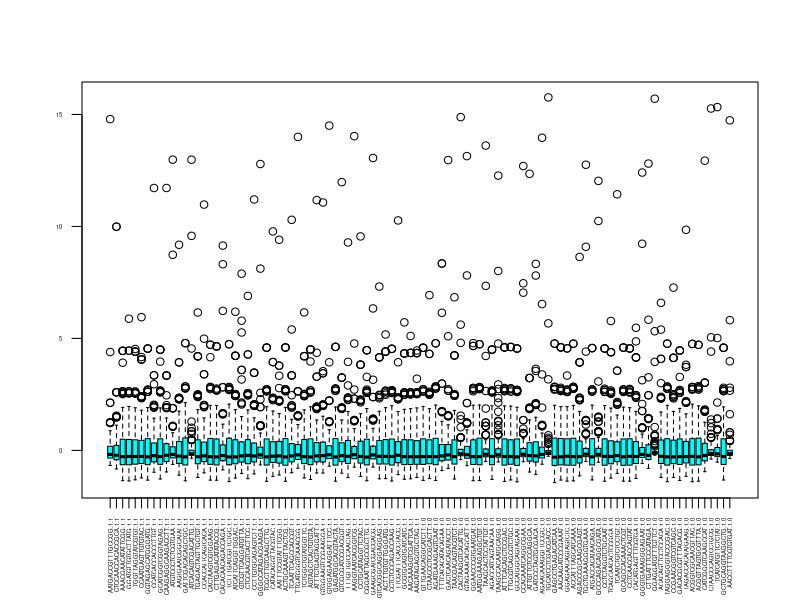
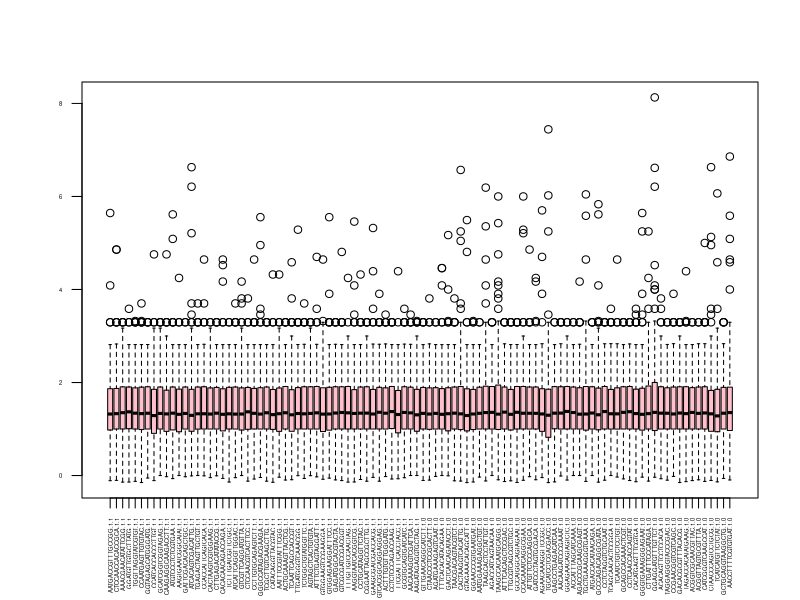
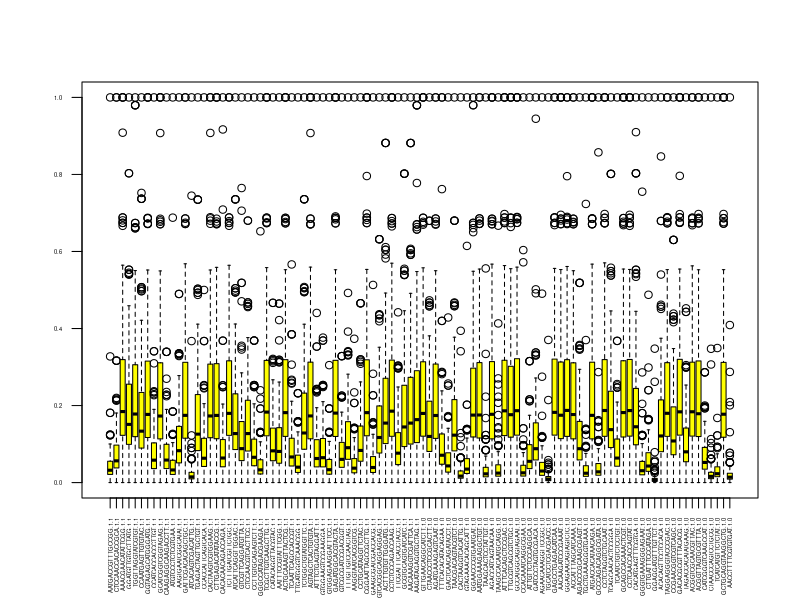
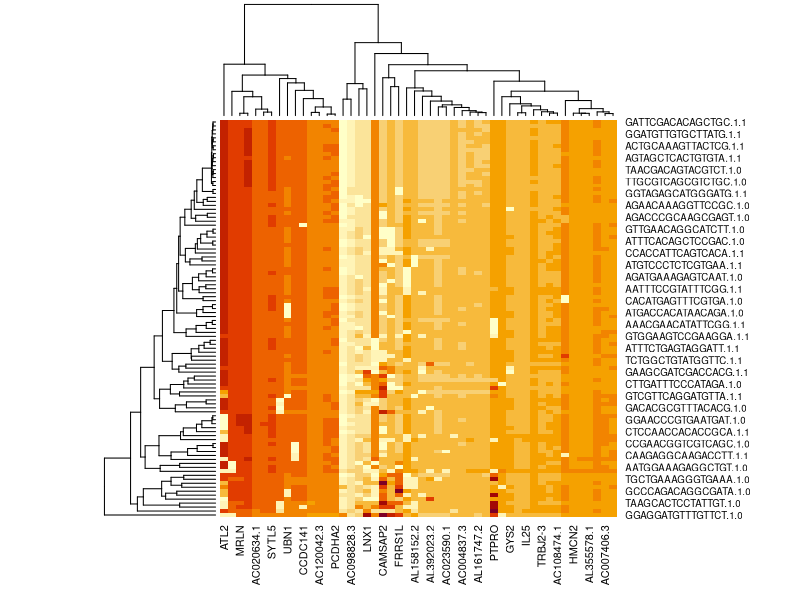
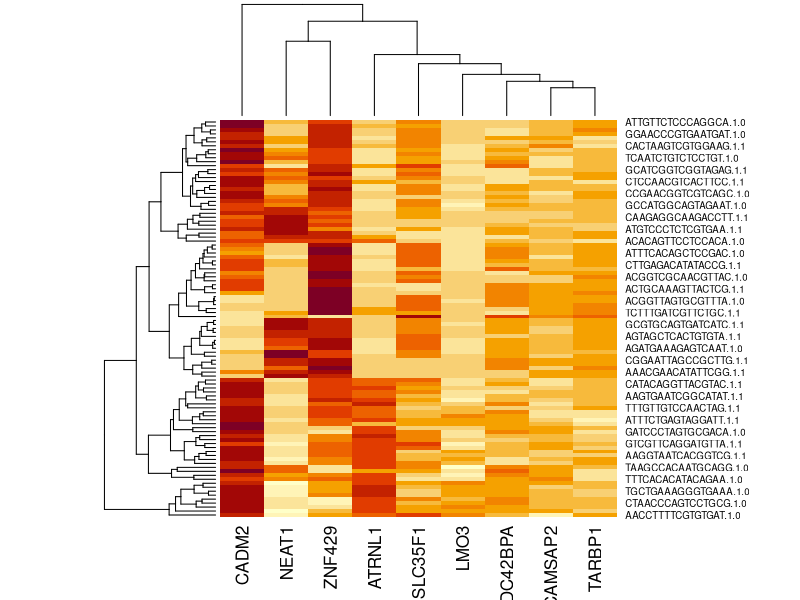

R code for these plots, in order:
library("tidyverse")

# 1. Read expression data into a data frame
alz.expr.data <- read.csv("alz_expr_data.csv");
genes <- alz.expr.data$X;

temp <- alz.expr.data[,-1];
rownames(temp) <- alz.expr.data[,1];
alz.expr.data <- as.data.frame(temp);
samples <- colnames(alz.expr.data);

# 2.
# 2.1
norm.expr.data <- apply(X = alz.expr.data[,1:100], MARGIN=2, FUN=scale);
boxplot(norm.expr.data, col="cyan", cex.axis = 0.35, las = 2);

# 2.2
log2.expr.data <- apply(X = alz.expr.data[,1:100], MARGIN=2, FUN=log2);
boxplot(log2.expr.data, col="pink", cex.axis = 0.35, las = 2);

# 2.3
minmax.expr.data <- apply(alz.expr.data[,1:100], MARGIN=2, function(x) {
  (x - min(x)) / (max(x) - min(x))
});
boxplot(minmax.expr.data, col="yellow", cex.axis = 0.35, las = 2)

# 3.
heatmap.data <- head(log2.expr.data, 50);
heatmap(as.matrix(t(heatmap.data)));

# 4.
alz.condition.data <- read.table("alz_condition.csv", header = TRUE);
condition <- as.vector(alz.condition.data[,1]);
log2.expr.cond.data <- data.frame(t(log2.expr.data), condition, stringsAsFactors = FALSE)

# 5.
log2.expr.control <- log2.expr.cond.data[log2.expr.cond.data[,301] == "control",-301];
log2.expr.disease <- log2.expr.cond.data[log2.expr.cond.data[,301] == "alzheimer",-301];

control.mean.scores <- as.data.frame(apply(log2.expr.control[,1:300], MARGIN=2, mean));
colnames(control.mean.scores) <- "mean control";

disease.mean.scores <- as.data.frame(apply(log2.expr.disease[,1:300], MARGIN=2, mean));
colnames(disease.mean.scores) <- "mean alzheimer";

mean.scores <- cbind(control.mean.scores, disease.mean.scores);
df.log2FC <- as.data.frame(mean.scores$"mean alzheimer" - mean.scores$"mean control" )
colnames(df.log2FC) <- "Log2FC";
rownames(df.log2FC) <- genes;
log2.expr.data <- data.frame(log2.expr.data, df.log2FC, stringsAsFactors = FALSE);
per.gene <- as.data.frame(log2.expr.data[,101])
rownames(per.gene) <- genes
colnames(per.gene) <- "Log2FC"
write.csv(per.gene, "./pergene.csv", row.names = TRUE)

# 6
pvalues <- c();
for (c in 1:300) {
  control <- log2.expr.control[,c];
  disease <- log2.expr.disease[,c];
  pvalues <- c(pvalues, t.test(control, disease)$p.value);
}
df.pvalues <- as.data.frame(pvalues)
rownames(df.pvalues) <- genes;

log2.expr.data <- data.frame(log2.expr.data, df.pvalues, stringsAsFactors = FALSE);

df.fdr <- as.data.frame(p.adjust(log2.expr.data[,102], method="fdr"));
colnames(df.fdr) <- "p-adjusted";
rownames(df.fdr) <- genes;

log2.expr.data <- data.frame(log2.expr.data, df.fdr, stringsAsFactors = FALSE);
ttest.data <- log2.expr.data[,101:103]
write.csv(ttest.data, "./ttest.csv", row.names = TRUE);

# 7
library("dplyr");
df.deg <- subset(log2.expr.data, abs(log2.expr.data[,101]) >= 0.3 & log2.expr.data[,103] <= 0.8)
write.csv(df.deg[,101:103], "./deg.csv", row.names=TRUE)

#8
df.deg <- df.deg[order(df.deg[,101]),]
heatmap(as.matrix(t(df.deg[,1:100])))

        